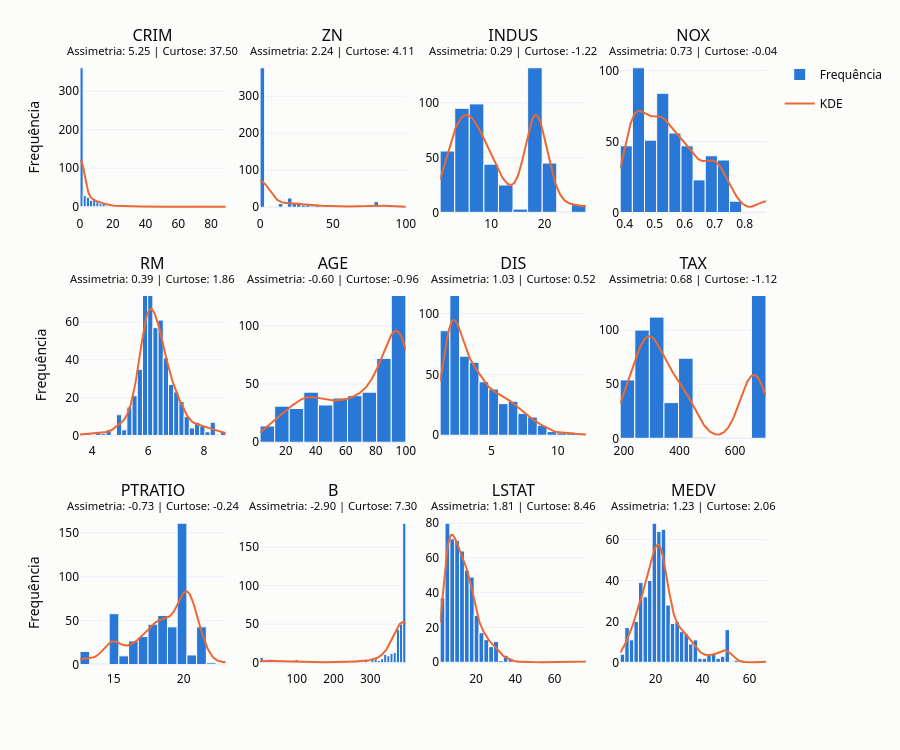

Source (notebook cell):
### Markdown cell above
## **Parte 2: Análise univariada**

### Code cell
variaveis_hist = ['CRIM', 'ZN', 'INDUS', 'NOX', 'RM', 'AGE', 'DIS', 'TAX',
       'PTRATIO', 'B', 'LSTAT', 'MEDV']

gerar_subplot_hist(
    variaveis=variaveis_hist,
    size=(15, 10),
    name='hist_variaveis_sem_tranformacoes'
)

### Figure 1 — Plotly figure (JSON) as saved in the notebook; plotly's stock layout.template omitted (floating-point values rounded to 4 significant figures; data arrays with more than 128 entries replaced by an {"elided": "..."} marker saying what was removed)
{"data": [{"hovertemplate": "CRIM: %{x}<br>Frequência: %{y}<extra></extra>", "legendgroup": "Frequência", "marker": {"color": "#2a78d6", "line": {"color": "#fcfcfb", "width": 1}}, "name": "Frequência", "showlegend": true, "type": "histogram", "x": {"elided": "511 float values"}, "xaxis": "x", "xbins": {"end": 88.98, "size": 1.934, "start": 0.00632}, "yaxis": "y"}, {"hovertemplate": "KDE<br>CRIM = %{x:.3f}<br>frequência esperada = %{y:.1f}<extra></extra>", "legendgroup": "KDE", "line": {"color": "#eb6834", "width": 2}, "mode": "lines", "name": "KDE", "showlegend": true, "type": "scatter", "x": {"elided": "200 float values"}, "xaxis": "x", "y": {"elided": "200 float values"}, "yaxis": "y"}, {"hovertemplate": "ZN: %{x}<br>Frequência: %{y}<extra></extra>", "legendgroup": "Frequência", "marker": {"color": "#2a78d6", "line": {"color": "#fcfcfb", "width": 1}}, "name": "Frequência", "showlegend": false, "type": "histogram", "x": {"elided": "511 float values"}, "xaxis": "x2", "xbins": {"end": 100, "size": 3.125, "start": 0}, "yaxis": "y2"}, {"hovertemplate": "KDE<br>ZN = %{x:.3f}<br>frequência esperada = %{y:.1f}<extra></extra>", "legendgroup": "KDE", "line": {"color": "#eb6834", "width": 2}, "mode": "lines", "name": "KDE", "showlegend": false, "type": "scatter", "x": {"elided": "200 float values"}, "xaxis": "x2", "y": {"elided": "200 float values"}, "yaxis": "y2"}, {"hovertemplate": "INDUS: %{x}<br>Frequência: %{y}<extra></extra>", "legendgroup": "Frequência", "marker": {"color": "#2a78d6", "line": {"color": "#fcfcfb", "width": 1}}, "name": "Frequência", "showlegend": false, "type": "histogram", "x": {"elided": "511 float values"}, "xaxis": "x3", "xbins": {"end": 27.74, "size": 2.728, "start": 0.46}, "yaxis": "y3"}, {"hovertemplate": "KDE<br>INDUS = %{x:.3f}<br>frequência esperada = %{y:.1f}<extra></extra>", "legendgroup": "KDE", "line": {"color": "#eb6834", "width": 2}, "mode": "lines", "name": "KDE", "showlegend": false, "type": "scatter", "x": {"elided": "200 float values"}, "xaxis": "x3", "y": {"elided": "200 float values"}, "yaxis": "y3"}, {"hovertemplate": "NOX: %{x}<br>Frequência: %{y}<extra></extra>", "legendgroup": "Frequência", "marker": {"color": "#2a78d6", "line": {"color": "#fcfcfb", "width": 1}}, "name": "Frequência", "showlegend": false, "type": "histogram", "x": {"elided": "511 float values"}, "xaxis": "x4", "xbins": {"end": 0.871, "size": 0.0405, "start": 0.385}, "yaxis": "y4"}, {"hovertemplate": "KDE<br>NOX = %{x:.3f}<br>frequência esperada = %{y:.1f}<extra></extra>", "legendgroup": "KDE", "line": {"color": "#eb6834", "width": 2}, "mode": "lines", "name": "KDE", "showlegend": false, "type": "scatter", "x": {"elided": "200 float values"}, "xaxis": "x4", "y": {"elided": "200 float values"}, "yaxis": "y4"}, {"hovertemplate": "RM: %{x}<br>Frequência: %{y}<extra></extra>", "legendgroup": "Frequência", "marker": {"color": "#2a78d6", "line": {"color": "#fcfcfb", "width": 1}}, "name": "Frequência", "showlegend": false, "type": "histogram", "x": {"elided": "506 float values"}, "xaxis": "x5", "xbins": {"end": 8.78, "size": 0.1864, "start": 3.561}, "yaxis": "y5"}, {"hovertemplate": "KDE<br>RM = %{x:.3f}<br>frequência esperada = %{y:.1f}<extra></extra>", "legendgroup": "KDE", "line": {"color": "#eb6834", "width": 2}, "mode": "lines", "name": "KDE", "showlegend": false, "type": "scatter", "x": {"elided": "200 float values"}, "xaxis": "x5", "y": {"elided": "200 float values"}, "yaxis": "y5"}, {"hovertemplate": "AGE: %{x}<br>Frequência: %{y}<extra></extra>", "legendgroup": "Frequência", "marker": {"color": "#2a78d6", "line": {"color": "#fcfcfb", "width": 1}}, "name": "Frequência", "showlegend": false, "type": "histogram", "x": {"elided": "511 float values"}, "xaxis": "x6", "xbins": {"end": 100, "size": 9.71, "start": 2.9}, "yaxis": "y6"}, {"hovertemplate": "KDE<br>AGE = %{x:.3f}<br>frequência esperada = %{y:.1f}<extra></extra>", "legendgroup": "KDE", "line": {"color": "#eb6834", "width": 2}, "mode": "lines", "name": "KDE", "showlegend": false, "type": "scatter", "x": {"elided": "200 float values"}, "xaxis": "x6", "y": {"elided": "200 float values"}, "yaxis": "y6"}, {"hovertemplate": "DIS: %{x}<br>Frequência: %{y}<extra></extra>", "legendgroup": "Frequência", "marker": {"color": "#2a78d6", "line": {"color": "#fcfcfb", "width": 1}}, "name": "Frequência", "showlegend": false, "type": "histogram", "x": {"elided": "511 float values"}, "xaxis": "x7", "xbins": {"end": 12.13, "size": 0.7331, "start": 1.13}, "yaxis": "y7"}, {"hovertemplate": "KDE<br>DIS = %{x:.3f}<br>frequência esperada = %{y:.1f}<extra></extra>", "legendgroup": "KDE", "line": {"color": "#eb6834", "width": 2}, "mode": "lines", "name": "KDE", "showlegend": false, "type": "scatter", "x": {"elided": "200 float values"}, "xaxis": "x7", "y": {"elided": "200 float values"}, "yaxis": "y7"}, {"hovertemplate": "TAX: %{x}<br>Frequência: %{y}<extra></extra>", "legendgroup": "Frequência", "marker": {"color": "#2a78d6", "line": {"color": "#fcfcfb", "width": 1}}, "name": "Frequência", "showlegend": false, "type": "histogram", "x": {"elided": "511 int values"}, "xaxis": "x8", "xbins": {"end": 711, "size": 52.4, "start": 187}, "yaxis": "y8"}, {"hovertemplate": "KDE<br>TAX = %{x:.3f}<br>frequência esperada = %{y:.1f}<extra></extra>", "legendgroup": "KDE", "line": {"color": "#eb6834", "width": 2}, "mode": "lines", "name": "KDE", "showlegend": false, "type": "scatter", "x": {"elided": "200 float values"}, "xaxis": "x8", "y": {"elided": "200 float values"}, "yaxis": "y8"}, {"hovertemplate": "PTRATIO: %{x}<br>Frequência: %{y}<extra></extra>", "legendgroup": "Frequência", "marker": {"color": "#2a78d6", "line": {"color": "#fcfcfb", "width": 1}}, "name": "Frequência", "showlegend": false, "type": "histogram", "x": {"elided": "511 float values"}, "xaxis": "x9", "xbins": {"end": 23, "size": 0.6933, "start": 12.6}, "yaxis": "y9"}, {"hovertemplate": "KDE<br>PTRATIO = %{x:.3f}<br>frequência esperada = %{y:.1f}<extra></extra>", "legendgroup": "KDE", "line": {"color": "#eb6834", "width": 2}, "mode": "lines", "name": "KDE", "showlegend": false, "type": "scatter", "x": {"elided": "200 float values"}, "xaxis": "x9", "y": {"elided": "200 float values"}, "yaxis": "y9"}, {"hovertemplate": "B: %{x}<br>Frequência: %{y}<extra></extra>", "legendgroup": "Frequência", "marker": {"color": "#2a78d6", "line": {"color": "#fcfcfb", "width": 1}}, "name": "Frequência", "showlegend": false, "type": "histogram", "x": {"elided": "511 float values"}, "xaxis": "x10", "xbins": {"end": 396.9, "size": 8.621, "start": 0.32}, "yaxis": "y10"}, {"hovertemplate": "KDE<br>B = %{x:.3f}<br>frequência esperada = %{y:.1f}<extra></extra>", "legendgroup": "KDE", "line": {"color": "#eb6834", "width": 2}, "mode": "lines", "name": "KDE", "showlegend": false, "type": "scatter", "x": {"elided": "200 float values"}, "xaxis": "x10", "y": {"elided": "200 float values"}, "yaxis": "y10"}, {"hovertemplate": "LSTAT: %{x}<br>Frequência: %{y}<extra></extra>", "legendgroup": "Frequência", "marker": {"color": "#2a78d6", "line": {"color": "#fcfcfb", "width": 1}}, "name": "Frequência", "showlegend": false, "type": "histogram", "x": {"elided": "511 float values"}, "xaxis": "x11", "xbins": {"end": 76, "size": 2.476, "start": 1.73}, "yaxis": "y11"}, {"hovertemplate": "KDE<br>LSTAT = %{x:.3f}<br>frequência esperada = %{y:.1f}<extra></extra>", "legendgroup": "KDE", "line": {"color": "#eb6834", "width": 2}, "mode": "lines", "name": "KDE", "showlegend": false, "type": "scatter", "x": {"elided": "200 float values"}, "xaxis": "x11", "y": {"elided": "200 float values"}, "yaxis": "y11"}, {"hovertemplate": "MEDV: %{x}<br>Frequência: %{y}<extra></extra>", "legendgroup": "Frequência", "marker": {"color": "#2a78d6", "line": {"color": "#fcfcfb", "width": 1}}, "name": "Frequência", "showlegend": false, "type": "histogram", "x": {"elided": "511 float values"}, "xaxis": "x12", "xbins": {"end": 67, "size": 1.938, "start": 5}, "yaxis": "y12"}, {"hovertemplate": "KDE<br>MEDV = %{x:.3f}<br>frequência esperada = %{y:.1f}<extra></extra>", "legendgroup": "KDE", "line": {"color": "#eb6834", "width": 2}, "mode": "lines", "name": "KDE", "showlegend": false, "type": "scatter", "x": {"elided": "200 float values"}, "xaxis": "x12", "y": {"elided": "200 float values"}, "yaxis": "y12"}], "layout": {"annotations": [{"font": {"size": 16}, "showarrow": false, "text": "CRIM<br><sup>Assimetria: 5.25 | Curtose: 37.50</sup>", "x": 0.1062, "xanchor": "center", "xref": "paper", "y": 1, "yanchor": "bottom", "yref": "paper"}, {"font": {"size": 16}, "showarrow": false, "text": "ZN<br><sup>Assimetria: 2.24 | Curtose: 4.11</sup>", "x": 0.3688, "xanchor": "center", "xref": "paper", "y": 1, "yanchor": "bottom", "yref": "paper"}, {"font": {"size": 16}, "showarrow": false, "text": "INDUS<br><sup>Assimetria: 0.29 | Curtose: -1.22</sup>", "x": 0.6313, "xanchor": "center", "xref": "paper", "y": 1, "yanchor": "bottom", "yref": "paper"}, {"font": {"size": 16}, "showarrow": false, "text": "NOX<br><sup>Assimetria: 0.73 | Curtose: -0.04</sup>", "x": 0.8938, "xanchor": "center", "xref": "paper", "y": 1, "yanchor": "bottom", "yref": "paper"}, {"font": {"size": 16}, "showarrow": false, "text": "RM<br><sup>Assimetria: 0.39 | Curtose: 1.86</sup>", "x": 0.1062, "xanchor": "center", "xref": "paper", "y": 0.6267, "yanchor": "bottom", "yref": "paper"}, {"font": {"size": 16}, "showarrow": false, "text": "AGE<br><sup>Assimetria: -0.60 | Curtose: -0.96</sup>", "x": 0.3688, "xanchor": "center", "xref": "paper", "y": 0.6267, "yanchor": "bottom", "yref": "paper"}, {"font": {"size": 16}, "showarrow": false, "text": "DIS<br><sup>Assimetria: 1.03 | Curtose: 0.52</sup>", "x": 0.6313, "xanchor": "center", "xref": "paper", "y": 0.6267, "yanchor": "bottom", "yref": "paper"}, {"font": {"size": 16}, "showarrow": false, "text": "TAX<br><sup>Assimetria: 0.68 | Curtose: -1.12</sup>", "x": 0.8938, "xanchor": "center", "xref": "paper", "y": 0.6267, "yanchor": "bottom", "yref": "paper"}, {"font": {"size": 16}, "showarrow": false, "text": "PTRATIO<br><sup>Assimetria: -0.73 | Curtose: -0.24</sup>", "x": 0.1062, "xanchor": "center", "xref": "paper", "y": 0.2533, "yanchor": "bottom", "yref": "paper"}, {"font": {"size": 16}, "showarrow": false, "text": "B<br><sup>Assimetria: -2.90 | Curtose: 7.30</sup>", "x": 0.3688, "xanchor": "center", "xref": "paper", "y": 0.2533, "yanchor": "bottom", "yref": "paper"}, {"font": {"size": 16}, "showarrow": false, "text": "LSTAT<br><sup>Assimetria: 1.81 | Curtose: 8.46</sup>", "x": 0.6313, "xanchor": "center", "xref": "paper", "y": 0.2533, "yanchor": "bottom", "yref": "paper"}, {"font": {"size": 16}, "showarrow": false, "text": "MEDV<br><sup>Assimetria: 1.23 | Curtose: 2.06</sup>", "x": 0.8938, "xanchor": "center", "xref": "paper", "y": 0.2533, "yanchor": "bottom", "yref": "paper"}], "height": 750, "margin": {"t": 60}, "title": {}, "xaxis": {"anchor": "y", "domain": [0, 0.2125]}, "xaxis10": {"anchor": "y10", "domain": [0.2625, 0.475]}, "xaxis11": {"anchor": "y11", "domain": [0.525, 0.7375]}, "xaxis12": {"anchor": "y12", "domain": [0.7875, 1]}, "xaxis2": {"anchor": "y2", "domain": [0.2625, 0.475]}, "xaxis3": {"anchor": "y3", "domain": [0.525, 0.7375]}, "xaxis4": {"anchor": "y4", "domain": [0.7875, 1]}, "xaxis5": {"anchor": "y5", "domain": [0, 0.2125]}, "xaxis6": {"anchor": "y6", "domain": [0.2625, 0.475]}, "xaxis7": {"anchor": "y7", "domain": [0.525, 0.7375]}, "xaxis8": {"anchor": "y8", "domain": [0.7875, 1]}, "xaxis9": {"anchor": "y9", "domain": [0, 0.2125]}, "yaxis": {"anchor": "x", "domain": [0.7467, 1], "title": {"text": "Frequência"}}, "yaxis10": {"anchor": "x10", "domain": [0, 0.2533]}, "yaxis11": {"anchor": "x11", "domain": [0, 0.2533]}, "yaxis12": {"anchor": "x12", "domain": [0, 0.2533]}, "yaxis2": {"anchor": "x2", "domain": [0.7467, 1]}, "yaxis3": {"anchor": "x3", "domain": [0.7467, 1]}, "yaxis4": {"anchor": "x4", "domain": [0.7467, 1]}, "yaxis5": {"anchor": "x5", "domain": [0.3733, 0.6267], "title": {"text": "Frequência"}}, "yaxis6": {"anchor": "x6", "domain": [0.3733, 0.6267]}, "yaxis7": {"anchor": "x7", "domain": [0.3733, 0.6267]}, "yaxis8": {"anchor": "x8", "domain": [0.3733, 0.6267]}, "yaxis9": {"anchor": "x9", "domain": [0, 0.2533], "title": {"text": "Frequência"}}}}
